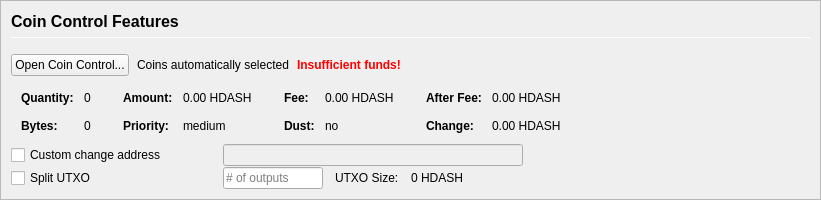
         <widget class="QFrame" name="frameCoinControl">
          <property name="sizePolicy">
           <sizepolicy hsizetype="Expanding" vsizetype="Expanding">
            <horstretch>0</horstretch>
            <verstretch>0</verstretch>
           </sizepolicy>
          </property>
          <property name="maximumSize">
           <size>
            <width>16777215</width>
            <height>16777215</height>
           </size>
          </property>
          <property name="frameShape">
           <enum>QFrame::StyledPanel</enum>
          </property>
          <property name="frameShadow">
           <enum>QFrame::Sunken</enum>
          </property>
          <layout class="QVBoxLayout" name="verticalLayoutCoinControl2">
           <property name="spacing">
            <number>0</number>
           </property>
           <property name="leftMargin">
            <number>0</number>
           </property>
           <property name="topMargin">
            <number>0</number>
           </property>
           <property name="rightMargin">
            <number>0</number>
           </property>
           <property name="bottomMargin">
            <number>0</number>
           </property>
           <item>
            <widget class="QFrame" name="frameCoinControl_BG">
             <layout class="QVBoxLayout" name="verticalLayoutCoinControl" stretch="0,0,0,0,0,0">
              <property name="spacing">
               <number>1</number>
              </property>
              <property name="leftMargin">
               <number>10</number>
              </property>
              <property name="topMargin">
               <number>10</number>
              </property>
              <item>
               <layout class="QHBoxLayout" name="horizontalLayoutCoinControl1">
                <property name="bottomMargin">
                 <number>15</number>
                </property>
                <item>
                 <layout class="QVBoxLayout" name="verticalLayout_3">
                  <property name="spacing">
                   <number>6</number>
                  </property>
                  <item>
                   <widget class="QLabel" name="labelCoinControlFeatures">
                    <property name="sizePolicy">
                     <sizepolicy hsizetype="Preferred" vsizetype="Maximum">
                      <horstretch>0</horstretch>
                      <verstretch>0</verstretch>
                     </sizepolicy>
                    </property>
                    <property name="minimumSize">
                     <size>
                      <width>0</width>
                      <height>20</height>
                     </size>
                    </property>
                    <property name="font">
                     <font>
                      <pointsize>12</pointsize>
                      <weight>75</weight>
                      <bold>true</bold>
                     </font>
                    </property>
                    <property name="styleSheet">
                     <string notr="true">font-weight:bold;</string>
                    </property>
                    <property name="text">
                     <string>Coin Control Features</string>
                    </property>
                   </widget>
                  </item>
                  <item>
                   <widget class="Line" name="line">
                    <property name="minimumSize">
                     <size>
                      <width>0</width>
                      <height>1</height>
                     </size>
                    </property>
                    <property name="maximumSize">
                     <size>
                      <width>16777215</width>
                      <height>1</height>
                     </size>
                    </property>
                    <property name="orientation">
                     <enum>Qt::Horizontal</enum>
                    </property>
                   </widget>
                  </item>
                 </layout>
                </item>
               </layout>
              </item>
              <item>
               <layout class="QHBoxLayout" name="horizontalLayoutCoinControl2" stretch="0,0,0,0">
                <property name="spacing">
                 <number>8</number>
                </property>
                <property name="bottomMargin">
                 <number>10</number>
                </property>
                <item>
                 <widget class="QPushButton" name="pushButtonCoinControl">
                  <property name="styleSheet">
                   <string notr="true"/>
                  </property>
                  <property name="text">
                   <string>Open Coin Control...</string>
                  </property>
                  <property name="autoDefault">
                   <bool>false</bool>
                  </property>
                 </widget>
                </item>
                <item>
                 <widget class="QLabel" name="labelCoinControlAutomaticallySelected">
                  <property name="text">
                   <string>Coins automatically selected</string>
                  </property>
                  <property name="margin">
                   <number>5</number>
                  </property>
                 </widget>
                </item>
                <item>
                 <widget class="QLabel" name="labelCoinControlInsuffFunds">
                  <property name="font">
                   <font>
                    <weight>75</weight>
                    <bold>true</bold>
                   </font>
                  </property>
                  <property name="styleSheet">
                   <string notr="true">color:red;font-weight:bold;</string>
                  </property>
                  <property name="text">
                   <string>Insufficient funds!</string>
                  </property>
                  <property name="margin">
                   <number>5</number>
                  </property>
                 </widget>
                </item>
                <item>
                 <spacer name="horizontalSpacerCoinControl">
                  <property name="orientation">
                   <enum>Qt::Horizontal</enum>
                  </property>
                  <property name="sizeHint" stdset="0">
                   <size>
                    <width>40</width>
                    <height>1</height>
                   </size>
                  </property>
                 </spacer>
                </item>
               </layout>
              </item>
              <item>
               <widget class="QWidget" name="widgetCoinControl" native="true">
                <property name="sizePolicy">
                 <sizepolicy hsizetype="Preferred" vsizetype="Preferred">
                  <horstretch>0</horstretch>
                  <verstretch>0</verstretch>
                 </sizepolicy>
                </property>
                <property name="minimumSize">
                 <size>
                  <width>0</width>
                  <height>0</height>
                 </size>
                </property>
                <property name="styleSheet">
                 <string notr="true"/>
                </property>
                <layout class="QHBoxLayout" name="horizontalLayoutCoinControl5">
                 <property name="leftMargin">
                  <number>0</number>
                 </property>
                 <property name="topMargin">
                  <number>0</number>
                 </property>
                 <property name="rightMargin">
                  <number>0</number>
                 </property>
                 <property name="bottomMargin">
                  <number>0</number>
                 </property>
                 <item>
                  <layout class="QHBoxLayout" name="horizontalLayoutCoinControl3" stretch="0,0,0,1">
                   <property name="spacing">
                    <number>20</number>
                   </property>
                   <property name="topMargin">
                    <number>0</number>
                   </property>
                   <property name="bottomMargin">
                    <number>10</number>
                   </property>
                   <item>
                    <layout class="QFormLayout" name="formLayoutCoinControl1">
                     <property name="horizontalSpacing">
                      <number>10</number>
                     </property>
                     <property name="verticalSpacing">
                      <number>14</number>
                     </property>
                     <property name="leftMargin">
                      <number>10</number>
                     </property>
                     <property name="topMargin">
                      <number>4</number>
                     </property>
                     <property name="rightMargin">
                      <number>6</number>
                     </property>
                     <item row="0" column="0">
                      <widget class="QLabel" name="labelCoinControlQuantityText">
                       <property name="font">
                        <font>
                         <weight>75</weight>
                         <bold>true</bold>
                        </font>
                       </property>
                       <property name="text">
                        <string>Quantity:</string>
                       </property>
                       <property name="margin">
                        <number>0</number>
                       </property>
                      </widget>
                     </item>
                     <item row="0" column="1">
                      <widget class="QLabel" name="labelCoinControlQuantity">
                       <property name="cursor">
                        <cursorShape>IBeamCursor</cursorShape>
                       </property>
                       <property name="contextMenuPolicy">
                        <enum>Qt::ActionsContextMenu</enum>
                       </property>
                       <property name="text">
                        <string notr="true">0</string>
                       </property>
                       <property name="margin">
                        <number>0</number>
                       </property>
                       <property name="textInteractionFlags">
                        <set>Qt::LinksAccessibleByMouse|Qt::TextSelectableByKeyboard|Qt::TextSelectableByMouse</set>
                       </property>
                      </widget>
                     </item>
                     <item row="1" column="0">
                      <widget class="QLabel" name="labelCoinControlBytesText">
                       <property name="font">
                        <font>
                         <weight>75</weight>
                         <bold>true</bold>
                        </font>
                       </property>
                       <property name="text">
                        <string>Bytes:</string>
                       </property>
                      </widget>
                     </item>
                     <item row="1" column="1">
                      <widget class="QLabel" name="labelCoinControlBytes">
                       <property name="cursor">
                        <cursorShape>IBeamCursor</cursorShape>
                       </property>
                       <property name="contextMenuPolicy">
                        <enum>Qt::ActionsContextMenu</enum>
                       </property>
                       <property name="text">
                        <string notr="true">0</string>
                       </property>
                       <property name="textInteractionFlags">
                        <set>Qt::LinksAccessibleByMouse|Qt::TextSelectableByKeyboard|Qt::TextSelectableByMouse</set>
                       </property>
                      </widget>
                     </item>
                    </layout>
                   </item>
                   <item>
                    <layout class="QFormLayout" name="formLayoutCoinControl2">
                     <property name="horizontalSpacing">
                      <number>10</number>
                     </property>
                     <property name="verticalSpacing">
                      <number>14</number>
                     </property>
                     <property name="leftMargin">
                      <number>6</number>
                     </property>
                     <property name="topMargin">
                      <number>4</number>
                     </property>
                     <property name="rightMargin">
                      <number>6</number>
                     </property>
                     <item row="0" column="0">
                      <widget class="QLabel" name="labelCoinControlAmountText">
                       <property name="font">
                        <font>
                         <weight>75</weight>
                         <bold>true</bold>
                        </font>
                       </property>
                       <property name="text">
                        <string>Amount:</string>
                       </property>
                       <property name="margin">
                        <number>0</number>
                       </property>
                      </widget>
                     </item>
                     <item row="0" column="1">
                      <widget class="QLabel" name="labelCoinControlAmount">
                       <property name="cursor">
                        <cursorShape>IBeamCursor</cursorShape>
                       </property>
                       <property name="contextMenuPolicy">
                        <enum>Qt::ActionsContextMenu</enum>
                       </property>
                       <property name="text">
                        <string notr="true">0.00 HDASH</string>
                       </property>
                       <property name="textInteractionFlags">
                        <set>Qt::LinksAccessibleByMouse|Qt::TextSelectableByKeyboard|Qt::TextSelectableByMouse</set>
                       </property>
                      </widget>
                     </item>
                     <item row="1" column="0">
                      <widget class="QLabel" name="labelCoinControlPriorityText">
                       <property name="font">
                        <font>
                         <weight>75</weight>
                         <bold>true</bold>
                        </font>
                       </property>
                       <property name="text">
                        <string>Priority:</string>
                       </property>
                      </widget>
                     </item>
                     <item row="1" column="1">
                      <widget class="QLabel" name="labelCoinControlPriority">
                       <property name="cursor">
                        <cursorShape>IBeamCursor</cursorShape>
                       </property>
                       <property name="contextMenuPolicy">
                        <enum>Qt::ActionsContextMenu</enum>
                       </property>
                       <property name="text">
                        <string>medium</string>
                       </property>
                       <property name="textInteractionFlags">
                        <set>Qt::LinksAccessibleByMouse|Qt::TextSelectableByKeyboard|Qt::TextSelectableByMouse</set>
                       </property>
                      </widget>
                     </item>
                    </layout>
                   </item>
                   <item>
                    <layout class="QFormLayout" name="formLayoutCoinControl3">
                     <property name="horizontalSpacing">
                      <number>10</number>
                     </property>
                     <property name="verticalSpacing">
                      <number>14</number>
                     </property>
                     <property name="leftMargin">
                      <number>6</number>
                     </property>
                     <property name="topMargin">
                      <number>4</number>
                     </property>
                     <property name="rightMargin">
                      <number>6</number>
                     </property>
                     <item row="0" column="0">
                      <widget class="QLabel" name="labelCoinControlFeeText">
                       <property name="font">
                        <font>
                         <weight>75</weight>
                         <bold>true</bold>
                        </font>
                       </property>
                       <property name="text">
                        <string>Fee:</string>
                       </property>
                       <property name="margin">
                        <number>0</number>
                       </property>
                      </widget>
                     </item>
                     <item row="0" column="1">
                      <widget class="QLabel" name="labelCoinControlFee">
                       <property name="cursor">
                        <cursorShape>IBeamCursor</cursorShape>
                       </property>
                       <property name="contextMenuPolicy">
                        <enum>Qt::ActionsContextMenu</enum>
                       </property>
                       <property name="text">
                        <string notr="true">0.00 HDASH</string>
                       </property>
                       <property name="textInteractionFlags">
                        <set>Qt::LinksAccessibleByMouse|Qt::TextSelectableByKeyboard|Qt::TextSelectableByMouse</set>
                       </property>
                      </widget>
                     </item>
                     <item row="1" column="0">
                      <widget class="QLabel" name="labelCoinControlLowOutputText">
                       <property name="font">
                        <font>
                         <weight>75</weight>
                         <bold>true</bold>
                        </font>
                       </property>
                       <property name="text">
                        <string>Dust:</string>
                       </property>
                      </widget>
                     </item>
                     <item row="1" column="1">
                      <widget class="QLabel" name="labelCoinControlLowOutput">
                       <property name="cursor">
                        <cursorShape>IBeamCursor</cursorShape>
                       </property>
                       <property name="contextMenuPolicy">
                        <enum>Qt::ActionsContextMenu</enum>
                       </property>
                       <property name="text">
                        <string>no</string>
                       </property>
                       <property name="textInteractionFlags">
                        <set>Qt::LinksAccessibleByMouse|Qt::TextSelectableByKeyboard|Qt::TextSelectableByMouse</set>
                       </property>
                      </widget>
                     </item>
                    </layout>
                   </item>
                   <item>
                    <layout class="QFormLayout" name="formLayoutCoinControl4">
                     <property name="horizontalSpacing">
                      <number>10</number>
                     </property>
                     <property name="verticalSpacing">
                      <number>14</number>
                     </property>
                     <property name="leftMargin">
                      <number>6</number>
                     </property>
                     <property name="topMargin">
                      <number>4</number>
                     </property>
                     <property name="rightMargin">
                      <number>6</number>
                     </property>
                     <item row="0" column="0">
                      <widget class="QLabel" name="labelCoinControlAfterFeeText">
                       <property name="font">
                        <font>
                         <weight>75</weight>
                         <bold>true</bold>
                        </font>
                       </property>
                       <property name="text">
                        <string>After Fee:</string>
                       </property>
                       <property name="margin">
                        <number>0</number>
                       </property>
                      </widget>
                     </item>
                     <item row="0" column="1">
                      <widget class="QLabel" name="labelCoinControlAfterFee">
                       <property name="cursor">
                        <cursorShape>IBeamCursor</cursorShape>
                       </property>
                       <property name="contextMenuPolicy">
                        <enum>Qt::ActionsContextMenu</enum>
                       </property>
                       <property name="text">
                        <string notr="true">0.00 HDASH</string>
                       </property>
                       <property name="textInteractionFlags">
                        <set>Qt::LinksAccessibleByMouse|Qt::TextSelectableByKeyboard|Qt::TextSelectableByMouse</set>
                       </property>
                      </widget>
                     </item>
                     <item row="1" column="0">
                      <widget class="QLabel" name="labelCoinControlChangeText">
                       <property name="font">
                        <font>
                         <weight>75</weight>
                         <bold>true</bold>
                        </font>
                       </property>
                       <property name="text">
                        <string>Change:</string>
                       </property>
                      </widget>
                     </item>
                     <item row="1" column="1">
                      <widget class="QLabel" name="labelCoinControlChange">
                       <property name="cursor">
                        <cursorShape>IBeamCursor</cursorShape>
                       </property>
                       <property name="contextMenuPolicy">
                        <enum>Qt::ActionsContextMenu</enum>
                       </property>
                       <property name="text">
                        <string notr="true">0.00 HDASH</string>
                       </property>
                       <property name="textInteractionFlags">
                        <set>Qt::LinksAccessibleByMouse|Qt::TextSelectableByKeyboard|Qt::TextSelectableByMouse</set>
                       </property>
                      </widget>
                     </item>
                    </layout>
                   </item>
                  </layout>
                 </item>
                </layout>
               </widget>
              </item>
              <item>
               <layout class="QHBoxLayout" name="horizontalLayoutCoinControl4">
                <property name="spacing">
                 <number>12</number>
                </property>
                <property name="sizeConstraint">
                 <enum>QLayout::SetDefaultConstraint</enum>
                </property>
                <property name="topMargin">
                 <number>0</number>
                </property>
                <property name="rightMargin">
                 <number>0</number>
                </property>
                <item>
                 <widget class="QCheckBox" name="checkBoxCoinControlChange">
                  <property name="sizePolicy">
                   <sizepolicy hsizetype="Preferred" vsizetype="Preferred">
                    <horstretch>0</horstretch>
                    <verstretch>0</verstretch>
                   </sizepolicy>
                  </property>
                  <property name="minimumSize">
                   <size>
                    <width>200</width>
                    <height>0</height>
                   </size>
                  </property>
                  <property name="maximumSize">
                   <size>
                    <width>200</width>
                    <height>16777215</height>
                   </size>
                  </property>
                  <property name="toolTip">
                   <string>If this is activated, but the change address is empty or invalid, change will be sent to a newly generated address.</string>
                  </property>
                  <property name="text">
                   <string>Custom change address</string>
                  </property>
                 </widget>
                </item>
                <item>
                 <widget class="QValidatedLineEdit" name="lineEditCoinControlChange">
                  <property name="enabled">
                   <bool>false</bool>
                  </property>
                  <property name="sizePolicy">
                   <sizepolicy hsizetype="Preferred" vsizetype="Preferred">
                    <horstretch>0</horstretch>
                    <verstretch>0</verstretch>
                   </sizepolicy>
                  </property>
                  <property name="minimumSize">
                   <size>
                    <width>300</width>
                    <height>0</height>
                   </size>
                  </property>
                 </widget>
                </item>
                <item>
                 <widget class="QLabel" name="labelCoinControlChangeLabel">
                  <property name="sizePolicy">
                   <sizepolicy hsizetype="Preferred" vsizetype="Preferred">
                    <horstretch>0</horstretch>
                    <verstretch>0</verstretch>
                   </sizepolicy>
                  </property>
                  <property name="minimumSize">
                   <size>
                    <width>100</width>
                    <height>0</height>
                   </size>
                  </property>
                  <property name="text">
                   <string/>
                  </property>
                  <property name="margin">
                   <number>3</number>
                  </property>
                 </widget>
                </item>
               </layout>
              </item>
              <item>
               <layout class="QHBoxLayout" name="horizontalLayoutCoinControl6">
                <property name="spacing">
                 <number>12</number>
                </property>
                <property name="rightMargin">
                 <number>0</number>
                </property>
                <item>
                 <widget class="QCheckBox" name="splitBlockCheckBox">
                  <property name="sizePolicy">
                   <sizepolicy hsizetype="Preferred" vsizetype="Preferred">
                    <horstretch>0</horstretch>
                    <verstretch>0</verstretch>
                   </sizepolicy>
                  </property>
                  <property name="minimumSize">
                   <size>
                    <width>200</width>
                    <height>0</height>
                   </size>
                  </property>
                  <property name="maximumSize">
                   <size>
                    <width>200</width>
                    <height>16777215</height>
                   </size>
                  </property>
                  <property name="text">
                   <string>Split UTXO</string>
                  </property>
                 </widget>
                </item>
                <item>
                 <widget class="QLineEdit" name="splitBlockLineEdit">
                  <property name="sizePolicy">
                   <sizepolicy hsizetype="Preferred" vsizetype="Preferred">
                    <horstretch>50</horstretch>
                    <verstretch>0</verstretch>
                   </sizepolicy>
                  </property>
                  <property name="minimumSize">
                   <size>
                    <width>100</width>
                    <height>0</height>
                   </size>
                  </property>
                  <property name="maximumSize">
                   <size>
                    <width>100</width>
                    <height>16777215</height>
                   </size>
                  </property>
                  <property name="placeholderText">
                   <string># of outputs</string>
                  </property>
                 </widget>
                </item>
                <item>
                 <widget class="QLabel" name="labelBlockSizeText">
                  <property name="text">
                   <string>UTXO Size:</string>
                  </property>
                 </widget>
                </item>
                <item>
                 <widget class="QLabel" name="labelBlockSize">
                  <property name="text">
                   <string>0 HDASH</string>
                  </property>
                 </widget>
                </item>
                <item>
                 <spacer name="horizontalSpacer_7">
                  <property name="orientation">
                   <enum>Qt::Horizontal</enum>
                  </property>
                  <property name="sizeHint" stdset="0">
                   <size>
                    <width>40</width>
                    <height>20</height>
                   </size>
                  </property>
                 </spacer>
                </item>
               </layout>
              </item>
              <item>
               <spacer name="verticalSpacerCoinControl">
                <property name="orientation">
                 <enum>Qt::Vertical</enum>
                </property>
                <property name="sizeHint" stdset="0">
                 <size>
                  <width>800</width>
                  <height>1</height>
                 </size>
                </property>
               </spacer>
              </item>
             </layout>
            </widget>
           </item>
          </layout>
         </widget>
